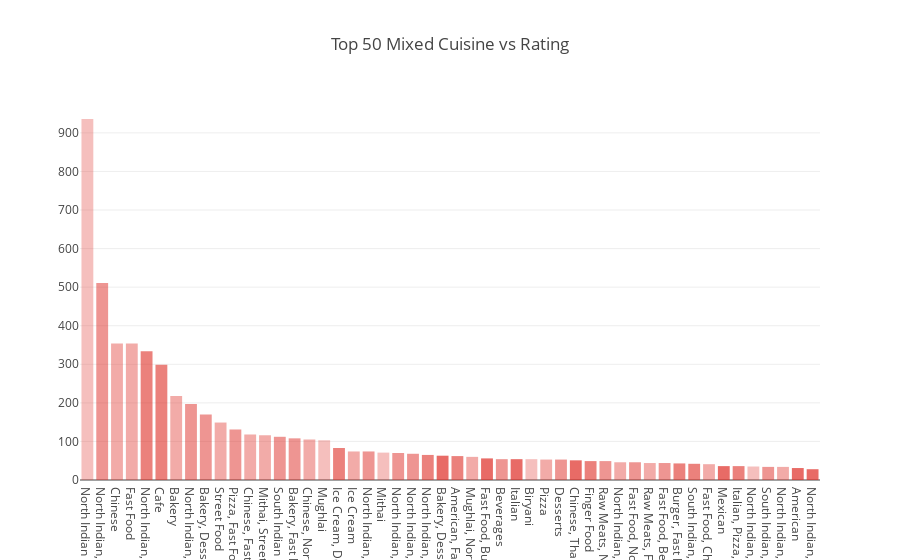

The cell this chart's notebook holds for it:
### Code cell
trace0 = go.Bar(
    x=top50_mixed_cuisine_Restaurants_with_most_rating['Cuisines'],
    y=top50_mixed_cuisine_Restaurants_with_most_rating['Number of Resturants'],
    marker=dict(
        color=top50_mixed_cuisine_Restaurants_with_most_rating['color']),
 )

data = [trace0]
layout = go.Layout(
    title='Top 50 Mixed Cuisine vs Rating',
)

fig = go.Figure(data=data, layout=layout)
iplot(fig, filename='color-bar')

### Figure 1 — Plotly figure (JSON) as saved in the notebook; plotly's stock layout.template omitted (floating-point values rounded to 4 significant figures)
{"data": [{"marker": {"color": ["rgba(222,45,38, 0.3)", "rgba(222,45,38, 0.5)", "rgba(222,45,38, 0.4)", "rgba(222,45,38, 0.4)", "rgba(222,45,38, 0.6)", "rgba(222,45,38, 0.6)", "rgba(222,45,38, 0.4)", "rgba(222,45,38, 0.5)", "rgba(222,45,38, 0.5)", "rgba(222,45,38, 0.4)", "rgba(222,45,38, 0.5)", "rgba(222,45,38, 0.4)", "rgba(222,45,38, 0.4)", "rgba(222,45,38, 0.5)", "rgba(222,45,38, 0.5)", "rgba(222,45,38, 0.4)", "rgba(222,45,38, 0.3)", "rgba(222,45,38, 0.6)", "rgba(222,45,38, 0.4)", "rgba(222,45,38, 0.5)", "rgba(222,45,38, 0.3)", "rgba(222,45,38, 0.5)", "rgba(222,45,38, 0.5)", "rgba(222,45,38, 0.6)", "rgba(222,45,38, 0.7)", "rgba(222,45,38, 0.6)", "rgba(222,45,38, 0.4)", "rgba(222,45,38, 0.7)", "rgba(222,45,38, 0.5)", "rgba(222,45,38, 0.7)", "rgba(222,45,38, 0.3)", "rgba(222,45,38, 0.4)", "rgba(222,45,38, 0.5)", "rgba(222,45,38, 0.7)", "rgba(222,45,38, 0.6)", "rgba(222,45,38, 0.5)", "rgba(222,45,38, 0.4)", "rgba(222,45,38, 0.5)", "rgba(222,45,38, 0.4)", "rgba(222,45,38, 0.5)", "rgba(222,45,38, 0.6)", "rgba(222,45,38, 0.6)", "rgba(222,45,38, 0.4)", "rgba(222,45,38, 0.7)", "rgba(222,45,38, 0.6)", "rgba(222,45,38, 0.3)", "rgba(222,45,38, 0.5)", "rgba(222,45,38, 0.4)", "rgba(222,45,38, 0.7)", "rgba(222,45,38, 0.7)"]}, "type": "bar", "x": ["North Indian", "North Indian, Chinese", "Chinese", "Fast Food", "North Indian, Mughlai", "Cafe", "Bakery", "North Indian, Mughlai, Chinese", "Bakery, Desserts", "Street Food", "Pizza, Fast Food", "Chinese, Fast Food", "Mithai, Street Food", "South Indian", "Bakery, Fast Food", "Chinese, North Indian", "Mughlai", "Ice Cream, Desserts", "Ice Cream", "North Indian, Fast Food", "Mithai", "North Indian, Chinese, Mughlai", "North Indian, Chinese, Fast Food", "North Indian, Chinese, Continental", "Bakery, Desserts, Fast Food", "American, Fast Food, Salad, Healthy Food", "Mughlai, North Indian", "Fast Food, Burger", "Beverages", "Italian", "Biryani", "Pizza", "Desserts", "Chinese, Thai", "Finger Food", "Raw Meats, North Indian, Fast Food", "North Indian, South Indian, Chinese", "Fast Food, North Indian", "Raw Meats, Fast Food", "Fast Food, Beverages", "Burger, Fast Food", "South Indian, North Indian, Chinese", "Fast Food, Chinese", "Mexican", "Italian, Pizza, Fast Food", "North Indian, South Indian", "South Indian, Chinese", "North Indian, Chinese, South Indian", "American", "North Indian, Continental"], "y": [936, 511, 354, 354, 334, 299, 218, 197, 170, 149, 131, 118, 116, 112, 108, 105, 103, 83, 74, 74, 71, 70, 68, 65, 63, 62, 60, 56, 54, 54, 54, 53, 53, 51, 49, 49, 46, 46, 44, 44, 43, 42, 41, 36, 36, 35, 34, 34, 31, 28]}], "layout": {"title": "Top 50 Mixed Cuisine vs Rating"}}
